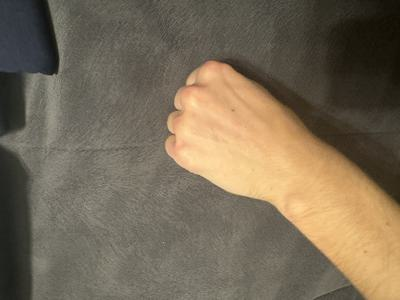
#> input picture src_data/rock/IMG_7302.jpeg, 400 x 300 px
$ python resize_src_data.py
#> lines starting #> are read from the running program, lines starting #| are printed output that depends on the picture
from PIL import Image
import os

d = '../src_data'
o = './src_data_resized'
os.makedirs(o, exist_ok=True)

classes = ['rock', 'paper', 'scissors']

RESIZE_SHAPE = (128, 128)

for c in classes:
    class_dir = os.path.join(d, c)
    class_output_dir = os.path.join(o, c)
    os.makedirs(class_output_dir, exist_ok=True)

    for filename in os.listdir(class_dir):
        filepath = os.path.join(class_dir, filename)
        img = Image.open(filepath)
#> img is the input picture: PIL image 400x300 RGB; mean R, G, B 120, 106.9, 86.8
        img = img.resize(RESIZE_SHAPE, Image.Resampling.LANCZOS)
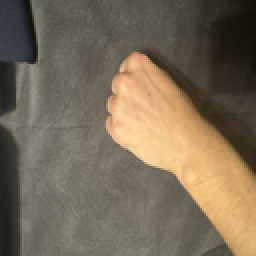
#> img: PIL image 128x128 RGB (shown 2 times larger); mean R, G, B 120, 106.9, 86.8
        img.save(os.path.join(class_output_dir, filename))
#> pass 2 of the loop `for c in classes:`:
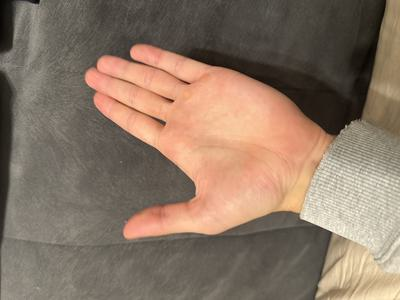
#> input picture src_data/paper/IMG_7577.jpeg, 400 x 300 px
#> img is the input picture: PIL image 400x300 RGB; mean R, G, B 139.1, 118.7, 101.8
#> `img = img.resize(RESIZE_SHAPE, Image.Resampling.LANCZOS)`:
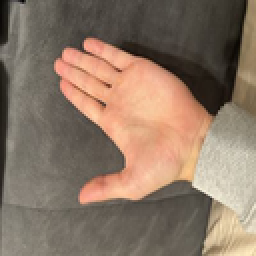
#> img: PIL image 128x128 RGB (shown 2 times larger); mean R, G, B 139.1, 118.7, 101.8
#> (the run stopped early here; a loop or call above may not have finished)
